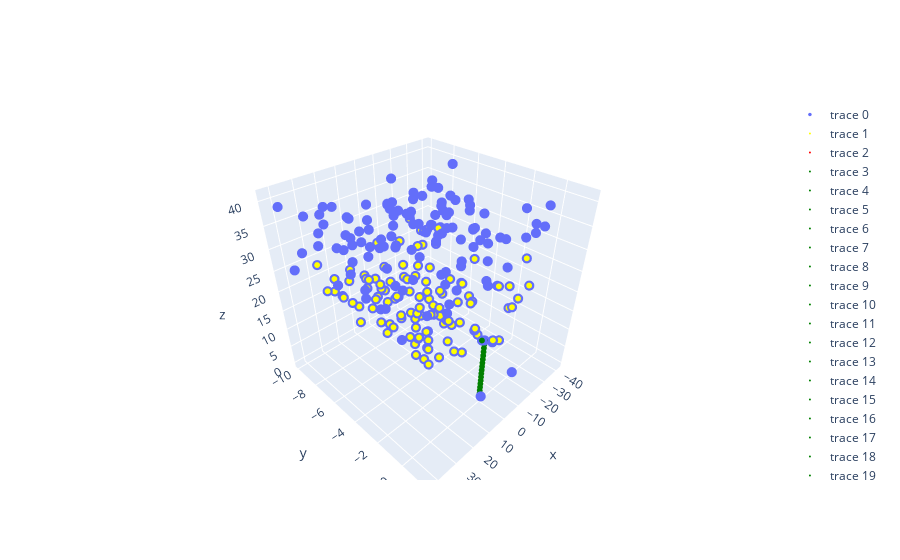

Notebook code for this chart:
### Code cell
print('Number of triangulated points: ', len(triangulated_points['position']))

fig = go.Figure()

x_coords = [point[0] for point in triangulated_points['position']]  
y_coords = [point[1] for point in triangulated_points['position']]
z_coords = [point[2] for point in triangulated_points['position']]
fig.add_trace(go.Scatter3d(x=x_coords, y=y_coords, z=z_coords, mode='markers', marker=dict(size=3.5)))

first_triangulation = triangulations[0]
print('Number of points in first triangulation: ', len(first_triangulation['position']))
x_coords = [point[0] for point in first_triangulation['position']]
y_coords = [point[1] for point in first_triangulation['position']]
z_coords = [point[2] for point in first_triangulation['position']]
fig.add_trace(go.Scatter3d(x=x_coords, y=y_coords, z=z_coords, mode='markers', marker=dict(size=2, color='yellow')))

last_triangulation = triangulations[-1]
print('Number of points in last triangulation: ', len(last_triangulation['position']))
x_coords = [point[0] for point in last_triangulation['position']]
y_coords = [point[1] for point in last_triangulation['position']]
z_coords = [point[2] for point in last_triangulation['position']]
fig.add_trace(go.Scatter3d(x=x_coords, y=y_coords, z=z_coords, mode='markers', marker=dict(size=2, color='red')))

for pose in vo.get_trajectory():
    t = pose[:3, 3]
    fig.add_trace(go.Scatter3d(x=[t[0]], y=[t[1]], z=[t[2]], mode='markers', marker=dict(size=2, color='green')))
fig.show()

### Figure 1 — Plotly figure (JSON) as saved in the notebook; plotly's stock layout.template omitted (floating-point values rounded to 4 significant figures; data arrays with more than 128 entries replaced by an {"elided": "..."} marker saying what was removed)
{"data": [{"marker": {"size": 3.5}, "mode": "markers", "type": "scatter3d", "x": {"elided": "488 float values"}, "y": {"elided": "488 float values"}, "z": {"elided": "488 float values"}}, {"marker": {"color": "yellow", "size": 2}, "mode": "markers", "type": "scatter3d", "x": [14.56, 4.732, -33.28, -1.067, 23.89, -14.25, 18.63, -1.813, -9.714, -19.95, 20.15, 27.4, 5.653, 15.56, -27.72, -2.886, 31.5, 14.91, -22.36, -26.84, -4.481, -10.33, -6.102, 12.31, -10.93, -34.57, -8.774, -21.12, -10.73, 27.51, -31.56, -16.73, -5.616, -27.01, -2.601, -6.395, -16.97, -2.21, 10.49, -1.983, 9.006, -1.585, 10.92, 3.147, 4.984, 4.014, -34.69, 2.432, -15.05, 7.278, 3.512, -10.1, 16.96, -20.37, -7.019, -5.709, 32.13, -12.4, 5.838, -39.07, 30.41, 25.09, 0.3947, -30.94, 27.39, 11.42, 27.2, 4.45, 34.05, -35.62, 0.5364, 12.27, 35.96, 1.113, -17.27, 1.636, -20.7, 11.48, 19.66, -10.19, -11.59, 15.56, -2.418, 35.23, 4.689, 10.66, 9.743, -23.76, 25.29, 32.39, 3.542, 2.583, 31.55, -12.41, 6.637, 15.83, -6.692, -15.09, -1.21, -32.72, -13.08, 8.249, 13.93, -9.899, 20.7, -15.03, -13.84, 22.24, -3.384, -6.433, -6.826, -1.605, 1.767, -9.66, -8.189], "y": [-3.748, -3.739, -8.497, -9.415, -2.985, -0.3695, -7.681, -6.646, -5.54, -3.442, -6.171, -4.703, -4.609, -2.793, -9.849, -3.75, -3.324, -7.422, -0.7109, -0.5356, -6.493, -2.973, -7.946, -2.6, -6.695, -8.039, -4.087, -7.706, -9.011, -9.756, -0.3136, -7.803, -3.34, -8.392, -4.639, -4.124, -0.3462, -3.06, -0.3484, -8.004, -3.732, -0.8588, -6.725, -5.592, -8.433, -2.817, -9.137, -9.935, -2.636, -6.945, -6.54, -2.909, -2.908, -1.479, -5.433, -9.275, -4.987, -8.59, -1.432, -1.345, -7.554, -8.616, -2.585, -9.224, -6.533, -9.946, -7.519, -7.318, -1.957, -8.008, -9.0, -4.812, -7.02, -7.117, -0.04598, -0.9371, -6.973, -6.708, -1.918, -1.807, -1.693, -2.944, -5.266, -0.2621, -3.726, -4.283, -2.772, -6.835, -1.47, -2.724, -1.599, -4.092, -6.471, -3.258, -8.945, -3.17, -9.915, -0.8612, -2.535, -4.58, -0.7124, -4.051, -9.19, -6.539, -4.48, -8.743, -4.932, -1.224, -4.78, -4.181, -3.461, -4.091, -3.607, -8.503, -0.2266], "z": [12.96, 6.928, 23.75, 14.09, 22.68, 10.83, 14.29, 19.07, 13.06, 15.16, 24.18, 21.88, 13.48, 22.61, 24.7, 15.82, 22.47, 21.13, 16.51, 18.15, 8.681, 11.35, 24.28, 11.53, 24.96, 23.23, 9.188, 21.84, 10.48, 23.54, 20.69, 13.99, 6.509, 23.28, 4.838, 11.93, 23.97, 14.07, 15.39, 15.42, 21.7, 16.63, 18.81, 21.38, 11.34, 6.063, 21.45, 14.96, 16.47, 23.2, 15.3, 21.77, 17.93, 21.29, 18.64, 9.78, 19.26, 23.23, 11.61, 24.11, 21.43, 21.4, 15.56, 21.79, 19.69, 15.4, 19.55, 12.54, 24.92, 23.39, 9.955, 15.08, 23.79, 12.99, 19.34, 23.5, 16.85, 20.09, 12.89, 11.61, 10.28, 14.63, 10.83, 23.0, 21.88, 22.43, 19.37, 22.78, 21.08, 21.54, 23.03, 10.07, 22.17, 20.84, 14.0, 12.76, 22.01, 23.5, 14.16, 20.33, 9.855, 16.75, 20.28, 20.35, 16.57, 16.0, 14.66, 14.05, 7.027, 18.59, 22.71, 16.17, 15.55, 8.282, 12.98]}, {"marker": {"color": "red", "size": 2}, "mode": "markers", "type": "scatter3d", "x": [0.7575, 0.7575, 0.7575, 0.7575], "y": [-0.08817, -0.08817, -0.08817, -0.08817], "z": [15.97, 15.97, 15.97, 15.97]}, {"marker": {"color": "green", "size": 2}, "mode": "markers", "type": "scatter3d", "x": [0], "y": [0], "z": [0]}, {"marker": {"color": "green", "size": 2}, "mode": "markers", "type": "scatter3d", "x": [0.0001551], "y": [0.0001596], "z": [1.0]}, {"marker": {"color": "green", "size": 2}, "mode": "markers", "type": "scatter3d", "x": [0.0001989], "y": [-0.0006138], "z": [1.999]}, {"marker": {"color": "green", "size": 2}, "mode": "markers", "type": "scatter3d", "x": [0.0002142], "y": [9.235e-05], "z": [3.001]}, {"marker": {"color": "green", "size": 2}, "mode": "markers", "type": "scatter3d", "x": [7.235e-05], "y": [-0.0005832], "z": [4.002]}, {"marker": {"color": "green", "size": 2}, "mode": "markers", "type": "scatter3d", "x": [-0.0002003], "y": [0.001657], "z": [5.001]}, {"marker": {"color": "green", "size": 2}, "mode": "markers", "type": "scatter3d", "x": [0.0003375], "y": [0.0006138], "z": [6.001]}, {"marker": {"color": "green", "size": 2}, "mode": "markers", "type": "scatter3d", "x": [0.0006573], "y": [-2.917e-05], "z": [7.0]}, {"marker": {"color": "green", "size": 2}, "mode": "markers", "type": "scatter3d", "x": [0.00211], "y": [0.0006322], "z": [7.999]}, {"marker": {"color": "green", "size": 2}, "mode": "markers", "type": "scatter3d", "x": [0.001523], "y": [0.004587], "z": [8.997]}, {"marker": {"color": "green", "size": 2}, "mode": "markers", "type": "scatter3d", "x": [0.002438], "y": [0.006457], "z": [9.997]}, {"marker": {"color": "green", "size": 2}, "mode": "markers", "type": "scatter3d", "x": [0.00393], "y": [0.01099], "z": [11.0]}, {"marker": {"color": "green", "size": 2}, "mode": "markers", "type": "scatter3d", "x": [0.005703], "y": [0.01284], "z": [12.0]}, {"marker": {"color": "green", "size": 2}, "mode": "markers", "type": "scatter3d", "x": [0.005767], "y": [0.01264], "z": [13.0]}, {"marker": {"color": "green", "size": 2}, "mode": "markers", "type": "scatter3d", "x": [0.01676], "y": [0.01382], "z": [14.0]}, {"marker": {"color": "green", "size": 2}, "mode": "markers", "type": "scatter3d", "x": [0.03593], "y": [0.02402], "z": [15.0]}, {"marker": {"color": "green", "size": 2}, "mode": "markers", "type": "scatter3d", "x": [0.006681], "y": [0.001058], "z": [15.99]}, {"marker": {"color": "green", "size": 2}, "mode": "markers", "type": "scatter3d", "x": [0.006681], "y": [0.001058], "z": [15.99]}, {"marker": {"color": "green", "size": 2}, "mode": "markers", "type": "scatter3d", "x": [0.006681], "y": [0.001058], "z": [15.99]}, {"marker": {"color": "green", "size": 2}, "mode": "markers", "type": "scatter3d", "x": [0.006681], "y": [0.001058], "z": [15.99]}, {"marker": {"color": "green", "size": 2}, "mode": "markers", "type": "scatter3d", "x": [0.006681], "y": [0.001058], "z": [15.99]}, {"marker": {"color": "green", "size": 2}, "mode": "markers", "type": "scatter3d", "x": [0.006681], "y": [0.001058], "z": [15.99]}, {"marker": {"color": "green", "size": 2}, "mode": "markers", "type": "scatter3d", "x": [0.006681], "y": [0.001058], "z": [15.99]}, {"marker": {"color": "green", "size": 2}, "mode": "markers", "type": "scatter3d", "x": [0.006681], "y": [0.001058], "z": [15.99]}, {"marker": {"color": "green", "size": 2}, "mode": "markers", "type": "scatter3d", "x": [0.006681], "y": [0.001058], "z": [15.99]}, {"marker": {"color": "green", "size": 2}, "mode": "markers", "type": "scatter3d", "x": [0.7575], "y": [-0.08817], "z": [15.97]}, {"marker": {"color": "green", "size": 2}, "mode": "markers", "type": "scatter3d", "x": [0.7575], "y": [-0.08817], "z": [15.97]}, {"marker": {"color": "green", "size": 2}, "mode": "markers", "type": "scatter3d", "x": [0.7575], "y": [-0.08817], "z": [15.97]}, {"marker": {"color": "green", "size": 2}, "mode": "markers", "type": "scatter3d", "x": [0.7575], "y": [-0.08817], "z": [15.97]}, {"marker": {"color": "green", "size": 2}, "mode": "markers", "type": "scatter3d", "x": [0.7575], "y": [-0.08817], "z": [15.97]}, {"marker": {"color": "green", "size": 2}, "mode": "markers", "type": "scatter3d", "x": [0.7575], "y": [-0.08817], "z": [15.97]}, {"marker": {"color": "green", "size": 2}, "mode": "markers", "type": "scatter3d", "x": [0.7575], "y": [-0.08817], "z": [15.97]}, {"marker": {"color": "green", "size": 2}, "mode": "markers", "type": "scatter3d", "x": [0.7575], "y": [-0.08817], "z": [15.97]}, {"marker": {"color": "green", "size": 2}, "mode": "markers", "type": "scatter3d", "x": [0.7575], "y": [-0.08817], "z": [15.97]}, {"marker": {"color": "green", "size": 2}, "mode": "markers", "type": "scatter3d", "x": [0.7575], "y": [-0.08817], "z": [15.97]}, {"marker": {"color": "green", "size": 2}, "mode": "markers", "type": "scatter3d", "x": [0.7575], "y": [-0.08817], "z": [15.97]}, {"marker": {"color": "green", "size": 2}, "mode": "markers", "type": "scatter3d", "x": [0.7575], "y": [-0.08817], "z": [15.97]}, {"marker": {"color": "green", "size": 2}, "mode": "markers", "type": "scatter3d", "x": [0.7575], "y": [-0.08817], "z": [15.97]}, {"marker": {"color": "green", "size": 2}, "mode": "markers", "type": "scatter3d", "x": [0.7575], "y": [-0.08817], "z": [15.97]}, {"marker": {"color": "green", "size": 2}, "mode": "markers", "type": "scatter3d", "x": [0.7575], "y": [-0.08817], "z": [15.97]}, {"marker": {"color": "green", "size": 2}, "mode": "markers", "type": "scatter3d", "x": [0.7575], "y": [-0.08817], "z": [15.97]}, {"marker": {"color": "green", "size": 2}, "mode": "markers", "type": "scatter3d", "x": [0.7575], "y": [-0.08817], "z": [15.97]}, {"marker": {"color": "green", "size": 2}, "mode": "markers", "type": "scatter3d", "x": [0.7575], "y": [-0.08817], "z": [15.97]}, {"marker": {"color": "green", "size": 2}, "mode": "markers", "type": "scatter3d", "x": [0.7575], "y": [-0.08817], "z": [15.97]}, {"marker": {"color": "green", "size": 2}, "mode": "markers", "type": "scatter3d", "x": [0.7575], "y": [-0.08817], "z": [15.97]}, {"marker": {"color": "green", "size": 2}, "mode": "markers", "type": "scatter3d", "x": [0.7575], "y": [-0.08817], "z": [15.97]}, {"marker": {"color": "green", "size": 2}, "mode": "markers", "type": "scatter3d", "x": [0.7575], "y": [-0.08817], "z": [15.97]}, {"marker": {"color": "green", "size": 2}, "mode": "markers", "type": "scatter3d", "x": [0.7575], "y": [-0.08817], "z": [15.97]}, {"marker": {"color": "green", "size": 2}, "mode": "markers", "type": "scatter3d", "x": [0.7575], "y": [-0.08817], "z": [15.97]}, {"marker": {"color": "green", "size": 2}, "mode": "markers", "type": "scatter3d", "x": [0.7575], "y": [-0.08817], "z": [15.97]}, {"marker": {"color": "green", "size": 2}, "mode": "markers", "type": "scatter3d", "x": [0.7575], "y": [-0.08817], "z": [15.97]}, {"marker": {"color": "green", "size": 2}, "mode": "markers", "type": "scatter3d", "x": [0.7575], "y": [-0.08817], "z": [15.97]}, {"marker": {"color": "green", "size": 2}, "mode": "markers", "type": "scatter3d", "x": [0.7575], "y": [-0.08817], "z": [15.97]}, {"marker": {"color": "green", "size": 2}, "mode": "markers", "type": "scatter3d", "x": [0.7575], "y": [-0.08817], "z": [15.97]}, {"marker": {"color": "green", "size": 2}, "mode": "markers", "type": "scatter3d", "x": [0.7575], "y": [-0.08817], "z": [15.97]}, {"marker": {"color": "green", "size": 2}, "mode": "markers", "type": "scatter3d", "x": [0.7575], "y": [-0.08817], "z": [15.97]}, {"marker": {"color": "green", "size": 2}, "mode": "markers", "type": "scatter3d", "x": [0.7575], "y": [-0.08817], "z": [15.97]}, {"marker": {"color": "green", "size": 2}, "mode": "markers", "type": "scatter3d", "x": [0.7575], "y": [-0.08817], "z": [15.97]}, {"marker": {"color": "green", "size": 2}, "mode": "markers", "type": "scatter3d", "x": [0.7575], "y": [-0.08817], "z": [15.97]}, {"marker": {"color": "green", "size": 2}, "mode": "markers", "type": "scatter3d", "x": [0.7575], "y": [-0.08817], "z": [15.97]}, {"marker": {"color": "green", "size": 2}, "mode": "markers", "type": "scatter3d", "x": [0.7575], "y": [-0.08817], "z": [15.97]}, {"marker": {"color": "green", "size": 2}, "mode": "markers", "type": "scatter3d", "x": [0.7575], "y": [-0.08817], "z": [15.97]}, {"marker": {"color": "green", "size": 2}, "mode": "markers", "type": "scatter3d", "x": [0.7575], "y": [-0.08817], "z": [15.97]}, {"marker": {"color": "green", "size": 2}, "mode": "markers", "type": "scatter3d", "x": [0.7575], "y": [-0.08817], "z": [15.97]}, {"marker": {"color": "green", "size": 2}, "mode": "markers", "type": "scatter3d", "x": [0.7575], "y": [-0.08817], "z": [15.97]}, {"marker": {"color": "green", "size": 2}, "mode": "markers", "type": "scatter3d", "x": [0.7575], "y": [-0.08817], "z": [15.97]}, {"marker": {"color": "green", "size": 2}, "mode": "markers", "type": "scatter3d", "x": [0.7575], "y": [-0.08817], "z": [15.97]}, {"marker": {"color": "green", "size": 2}, "mode": "markers", "type": "scatter3d", "x": [0.7575], "y": [-0.08817], "z": [15.97]}, {"marker": {"color": "green", "size": 2}, "mode": "markers", "type": "scatter3d", "x": [0.7575], "y": [-0.08817], "z": [15.97]}, {"marker": {"color": "green", "size": 2}, "mode": "markers", "type": "scatter3d", "x": [0.7575], "y": [-0.08817], "z": [15.97]}, {"marker": {"color": "green", "size": 2}, "mode": "markers", "type": "scatter3d", "x": [0.7575], "y": [-0.08817], "z": [15.97]}, {"marker": {"color": "green", "size": 2}, "mode": "markers", "type": "scatter3d", "x": [0.7575], "y": [-0.08817], "z": [15.97]}, {"marker": {"color": "green", "size": 2}, "mode": "markers", "type": "scatter3d", "x": [0.7575], "y": [-0.08817], "z": [15.97]}, {"marker": {"color": "green", "size": 2}, "mode": "markers", "type": "scatter3d", "x": [0.7575], "y": [-0.08817], "z": [15.97]}, {"marker": {"color": "green", "size": 2}, "mode": "markers", "type": "scatter3d", "x": [0.7575], "y": [-0.08817], "z": [15.97]}, {"marker": {"color": "green", "size": 2}, "mode": "markers", "type": "scatter3d", "x": [0.7575], "y": [-0.08817], "z": [15.97]}, {"marker": {"color": "green", "size": 2}, "mode": "markers", "type": "scatter3d", "x": [0.7575], "y": [-0.08817], "z": [15.97]}, {"marker": {"color": "green", "size": 2}, "mode": "markers", "type": "scatter3d", "x": [0.7575], "y": [-0.08817], "z": [15.97]}, {"marker": {"color": "green", "size": 2}, "mode": "markers", "type": "scatter3d", "x": [0.7575], "y": [-0.08817], "z": [15.97]}, {"marker": {"color": "green", "size": 2}, "mode": "markers", "type": "scatter3d", "x": [0.7575], "y": [-0.08817], "z": [15.97]}, {"marker": {"color": "green", "size": 2}, "mode": "markers", "type": "scatter3d", "x": [0.7575], "y": [-0.08817], "z": [15.97]}, {"marker": {"color": "green", "size": 2}, "mode": "markers", "type": "scatter3d", "x": [0.7575], "y": [-0.08817], "z": [15.97]}, {"marker": {"color": "green", "size": 2}, "mode": "markers", "type": "scatter3d", "x": [0.7575], "y": [-0.08817], "z": [15.97]}, {"marker": {"color": "green", "size": 2}, "mode": "markers", "type": "scatter3d", "x": [0.7575], "y": [-0.08817], "z": [15.97]}, {"marker": {"color": "green", "size": 2}, "mode": "markers", "type": "scatter3d", "x": [0.7575], "y": [-0.08817], "z": [15.97]}, {"marker": {"color": "green", "size": 2}, "mode": "markers", "type": "scatter3d", "x": [0.7575], "y": [-0.08817], "z": [15.97]}, {"marker": {"color": "green", "size": 2}, "mode": "markers", "type": "scatter3d", "x": [0.7575], "y": [-0.08817], "z": [15.97]}, {"marker": {"color": "green", "size": 2}, "mode": "markers", "type": "scatter3d", "x": [0.7575], "y": [-0.08817], "z": [15.97]}, {"marker": {"color": "green", "size": 2}, "mode": "markers", "type": "scatter3d", "x": [0.7575], "y": [-0.08817], "z": [15.97]}, {"marker": {"color": "green", "size": 2}, "mode": "markers", "type": "scatter3d", "x": [0.7575], "y": [-0.08817], "z": [15.97]}, {"marker": {"color": "green", "size": 2}, "mode": "markers", "type": "scatter3d", "x": [0.7575], "y": [-0.08817], "z": [15.97]}, {"marker": {"color": "green", "size": 2}, "mode": "markers", "type": "scatter3d", "x": [0.7575], "y": [-0.08817], "z": [15.97]}, {"marker": {"color": "green", "size": 2}, "mode": "markers", "type": "scatter3d", "x": [0.7575], "y": [-0.08817], "z": [15.97]}, {"marker": {"color": "green", "size": 2}, "mode": "markers", "type": "scatter3d", "x": [0.7575], "y": [-0.08817], "z": [15.97]}, {"marker": {"color": "green", "size": 2}, "mode": "markers", "type": "scatter3d", "x": [0.7575], "y": [-0.08817], "z": [15.97]}, {"marker": {"color": "green", "size": 2}, "mode": "markers", "type": "scatter3d", "x": [0.7575], "y": [-0.08817], "z": [15.97]}, {"marker": {"color": "green", "size": 2}, "mode": "markers", "type": "scatter3d", "x": [0.7575], "y": [-0.08817], "z": [15.97]}, {"marker": {"color": "green", "size": 2}, "mode": "markers", "type": "scatter3d", "x": [0.7575], "y": [-0.08817], "z": [15.97]}, {"marker": {"color": "green", "size": 2}, "mode": "markers", "type": "scatter3d", "x": [0.7575], "y": [-0.08817], "z": [15.97]}, {"marker": {"color": "green", "size": 2}, "mode": "markers", "type": "scatter3d", "x": [0.7575], "y": [-0.08817], "z": [15.97]}, {"marker": {"color": "green", "size": 2}, "mode": "markers", "type": "scatter3d", "x": [0.7575], "y": [-0.08817], "z": [15.97]}, {"marker": {"color": "green", "size": 2}, "mode": "markers", "type": "scatter3d", "x": [0.7575], "y": [-0.08817], "z": [15.97]}, {"marker": {"color": "green", "size": 2}, "mode": "markers", "type": "scatter3d", "x": [0.7575], "y": [-0.08817], "z": [15.97]}, {"marker": {"color": "green", "size": 2}, "mode": "markers", "type": "scatter3d", "x": [0.7575], "y": [-0.08817], "z": [15.97]}, {"marker": {"color": "green", "size": 2}, "mode": "markers", "type": "scatter3d", "x": [0.7575], "y": [-0.08817], "z": [15.97]}, {"marker": {"color": "green", "size": 2}, "mode": "markers", "type": "scatter3d", "x": [0.7575], "y": [-0.08817], "z": [15.97]}, {"marker": {"color": "green", "size": 2}, "mode": "markers", "type": "scatter3d", "x": [0.7575], "y": [-0.08817], "z": [15.97]}, {"marker": {"color": "green", "size": 2}, "mode": "markers", "type": "scatter3d", "x": [0.7575], "y": [-0.08817], "z": [15.97]}, {"marker": {"color": "green", "size": 2}, "mode": "markers", "type": "scatter3d", "x": [0.7575], "y": [-0.08817], "z": [15.97]}, {"marker": {"color": "green", "size": 2}, "mode": "markers", "type": "scatter3d", "x": [0.7575], "y": [-0.08817], "z": [15.97]}, {"marker": {"color": "green", "size": 2}, "mode": "markers", "type": "scatter3d", "x": [0.7575], "y": [-0.08817], "z": [15.97]}, {"marker": {"color": "green", "size": 2}, "mode": "markers", "type": "scatter3d", "x": [0.7575], "y": [-0.08817], "z": [15.97]}, {"marker": {"color": "green", "size": 2}, "mode": "markers", "type": "scatter3d", "x": [0.7575], "y": [-0.08817], "z": [15.97]}, {"marker": {"color": "green", "size": 2}, "mode": "markers", "type": "scatter3d", "x": [0.7575], "y": [-0.08817], "z": [15.97]}, {"marker": {"color": "green", "size": 2}, "mode": "markers", "type": "scatter3d", "x": [0.7575], "y": [-0.08817], "z": [15.97]}, {"marker": {"color": "green", "size": 2}, "mode": "markers", "type": "scatter3d", "x": [0.7575], "y": [-0.08817], "z": [15.97]}, {"marker": {"color": "green", "size": 2}, "mode": "markers", "type": "scatter3d", "x": [0.7575], "y": [-0.08817], "z": [15.97]}, {"marker": {"color": "green", "size": 2}, "mode": "markers", "type": "scatter3d", "x": [0.7575], "y": [-0.08817], "z": [15.97]}, {"marker": {"color": "green", "size": 2}, "mode": "markers", "type": "scatter3d", "x": [0.7575], "y": [-0.08817], "z": [15.97]}, {"marker": {"color": "green", "size": 2}, "mode": "markers", "type": "scatter3d", "x": [0.7575], "y": [-0.08817], "z": [15.97]}, {"marker": {"color": "green", "size": 2}, "mode": "markers", "type": "scatter3d", "x": [0.7575], "y": [-0.08817], "z": [15.97]}], "layout": {}}
